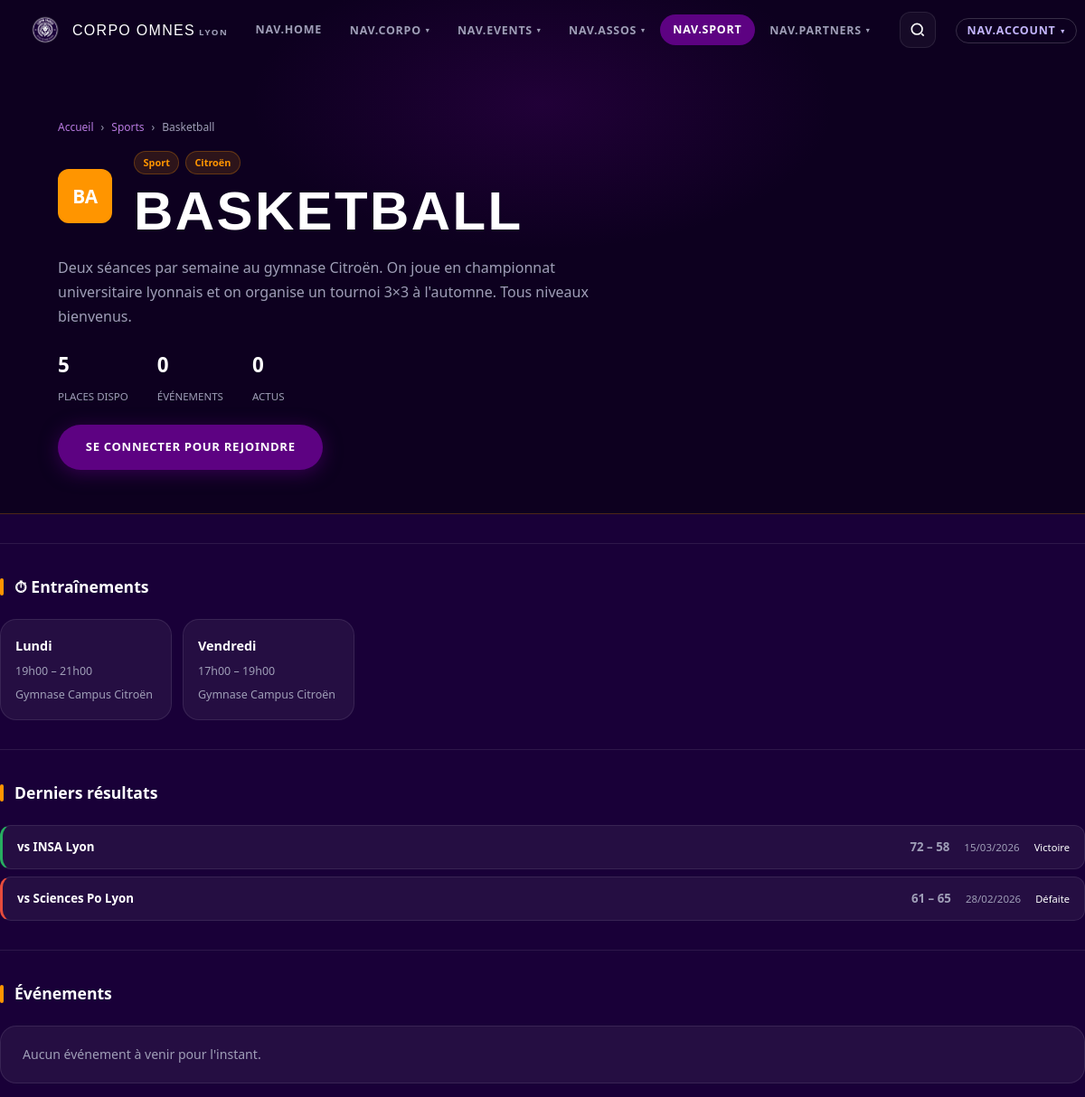
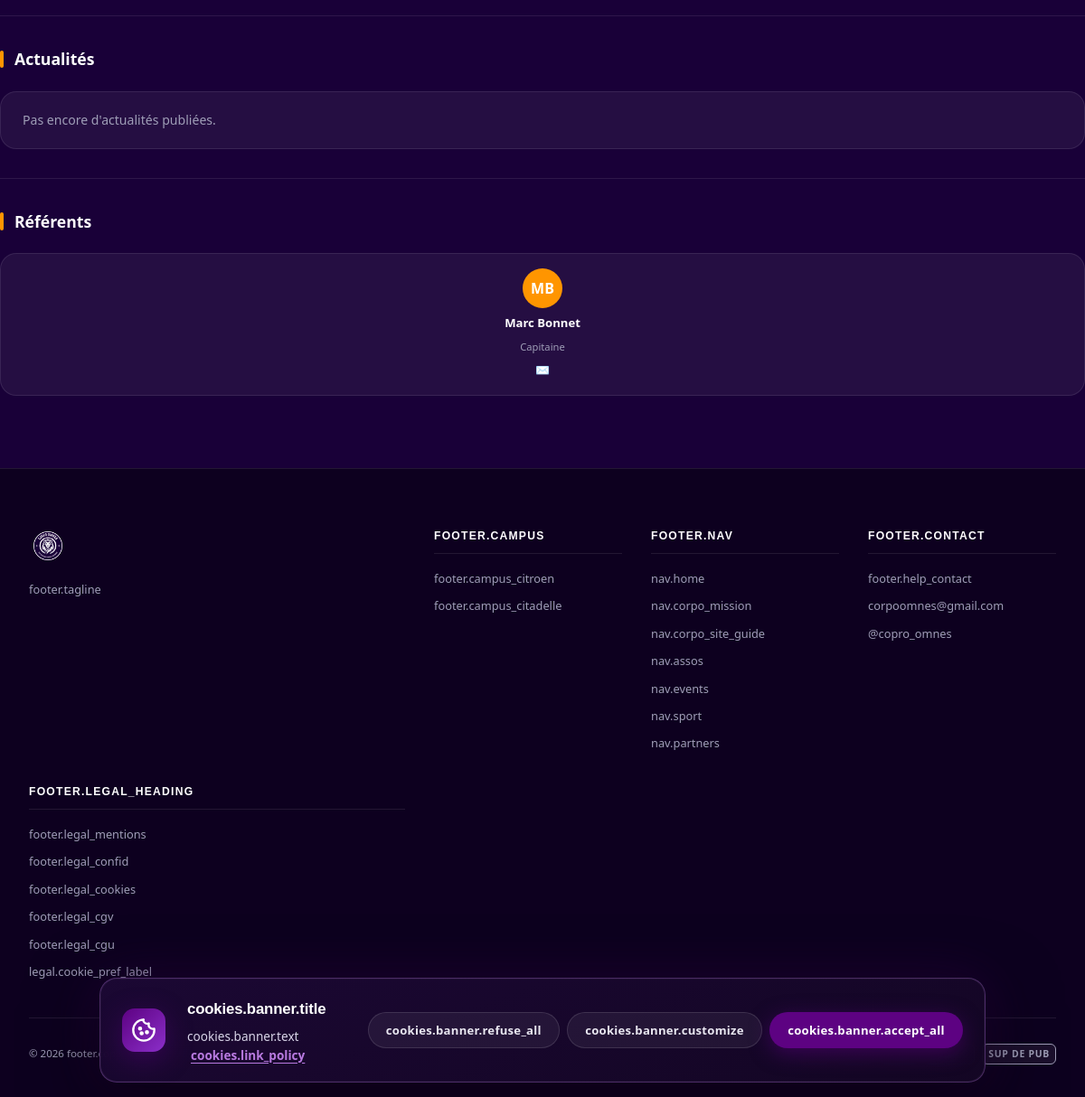
The page /structure.php?sport=basket on the database its author committed (2 pictures, top to bottom).
### tables this page shows
CREATE TABLE IF NOT EXISTS sports (
  id                INT UNSIGNED AUTO_INCREMENT PRIMARY KEY,
  slug              VARCHAR(80)  NOT NULL UNIQUE,
  nom               VARCHAR(100) NOT NULL,
  icon              VARCHAR(10),
  couleur           VARCHAR(10)  DEFAULT '#5D0282',
  categorie         VARCHAR(30)  DEFAULT 'club',
  description       TEXT,
  campus            VARCHAR(80),
  places            INT          DEFAULT 0,
  inscrits          INT          DEFAULT 0,
  lien_acces        VARCHAR(255) DEFAULT NULL COMMENT 'Lien WhatsApp ou inscription externe',
  infra_partenaire  VARCHAR(200) DEFAULT NULL COMMENT 'Nom du partenaire infra (salle, piscine…)',
  logo              VARCHAR(255) DEFAULT NULL COMMENT 'Chemin relatif ou URL du logo (images/sports/…)',
  parent_bds_id     INT UNSIGNED NOT NULL     COMMENT 'BDS responsable (OMNES Sport ou BDS école)',
  FOREIGN KEY (parent_bds_id) REFERENCES associations(id) ON DELETE RESTRICT
);

CREATE TABLE IF NOT EXISTS sport_entrainements (
  id        INT UNSIGNED AUTO_INCREMENT PRIMARY KEY,
  sport_id  INT UNSIGNED NOT NULL,
  jour      VARCHAR(20),
  heure     VARCHAR(40),
  lieu      VARCHAR(200),
  FOREIGN KEY (sport_id) REFERENCES sports(id) ON DELETE CASCADE
);

CREATE TABLE IF NOT EXISTS sport_resultats (
  id         INT UNSIGNED AUTO_INCREMENT PRIMARY KEY,
  sport_id   INT UNSIGNED NOT NULL,
  adversaire VARCHAR(150),
  score      VARCHAR(40),
  date       DATE,
  victoire   TINYINT(1) DEFAULT NULL,
  FOREIGN KEY (sport_id) REFERENCES sports(id) ON DELETE CASCADE
);

CREATE TABLE IF NOT EXISTS sport_referents (
  id        INT UNSIGNED AUTO_INCREMENT PRIMARY KEY,
  sport_id  INT UNSIGNED NOT NULL,
  initiales VARCHAR(5),
  nom       VARCHAR(100),
  role      VARCHAR(80),
  email     VARCHAR(150),
  FOREIGN KEY (sport_id) REFERENCES sports(id) ON DELETE CASCADE
);

### includes/auth.php (called while the page is built, shortened)
<?php
function isLoggedIn(): bool {
    return !empty($_SESSION['user_id']);
}

### structure.php (the view, shortened to what this page needs)
<?php
require_once __DIR__ . '/includes/auth.php';
require_once __DIR__ . '/includes/billetterie.php';
$isSport  = isset($_GET['sport']);
$slug     = $_GET['slug'] ?? ($_GET['sport'] ?? '');
$struct   = null;
$type     = 'asso';
if ($isSport) {
    $stmt = $pdo->prepare("SELECT * FROM sports WHERE slug = ?");
    $stmt->execute([$slug]);
    $struct = $stmt->fetch();
    $type   = 'sport';
}
$structId   = (int)$struct['id'];
$structNom  = $struct['nom'];
$color      = $struct['couleur'] ?? $struct['color'] ?? '#5D0282';
$userId        = isLoggedIn() ? (int)$_SESSION['user_id'] : 0;
$isMembre      = $userId ? isMembreOf($type, $structId) : false;
$isAdmin       = $userId ? isAdminOf($type, $structId)  : false;
$actuStType = $type === 'sport' ? 'sport' : 'asso';
$membrePourActus = $isMembre || $isAdmin;
$actus           = $pdo->prepare(
    "SELECT * FROM actualites WHERE structure_type = ? AND structure_id = ? AND statut = 'publie'
       AND (IFNULL(visibilite,'public') = 'public' OR (IFNULL(visibilite,'public') = 'membres' AND ? = 1))
     ORDER BY created_at DESC LIMIT 5"
);
$actus->execute([$actuStType, $structId, $membrePourActus ? 1 : 0]);
$actus = $actus->fetchAll();
$events = $pdo->prepare("SELECT * FROM evenements WHERE structure_type = ? AND structure_id = ? AND statut = 'publie' ORDER BY date ASC");
$events->execute([$type === 'sport' ? 'sport' : 'asso', $structId]);
$events = $events->fetchAll();
$referents = $entrainements = $resultats = [];
if ($isSport) {
    $referents = $pdo->prepare("SELECT * FROM sport_referents WHERE sport_id = ?")->execute([$structId]) ? [] : [];
    $r = $pdo->prepare("SELECT * FROM sport_referents WHERE sport_id = ?");
    $r->execute([$structId]); $referents = $r->fetchAll();
    $r2 = $pdo->prepare("SELECT * FROM sport_entrainements WHERE sport_id = ? ORDER BY id");
    $r2->execute([$structId]); $entrainements = $r2->fetchAll();
    $r3 = $pdo->prepare("SELECT * FROM sport_resultats WHERE sport_id = ? ORDER BY date DESC LIMIT 5");
    $r3->execute([$structId]); $resultats = $r3->fetchAll();
}
require_once __DIR__ . '/includes/header.php';
?>
<main>
  <section class="page-hero">
    <div class="container">
      <nav class="breadcrumb">
        <a href="index.php">Accueil</a><span>›</span>
        <a href="<?= $isSport ? 'sport.php' : 'associations.php' ?>"><?= $isSport ? 'Sports' : 'Associations' ?></a>
        <span>›</span><span><?= htmlspecialchars($structNom) ?></span>
      </nav>
      <div style="display:flex;align-items:center;gap:1.5rem;margin-bottom:1rem;flex-wrap:wrap">
        <?php if (!empty($struct['logo'])): ?>
          <img src="<?= htmlspecialchars($struct['logo']) ?>" alt="" style="width:60px;height:60px;border-radius:12px;object-fit:contain;background:rgba(255,255,255,.08);padding:4px">
        <?php else: ?>
          <div style="width:60px;height:60px;border-radius:12px;background:<?= htmlspecialchars($color) ?>;display:flex;align-items:center;justify-content:center;font-size:1.3rem;font-weight:800;color:#fff;flex-shrink:0;letter-spacing:-.02em">
            <?= mb_strtoupper(mb_substr($structNom, 0, 2)) ?>
          </div>
        <?php endif; ?>
        <div>
          <div style="display:flex;flex-wrap:wrap;gap:.4rem;margin-bottom:.5rem">
            <span class="struct-badge" style="font-size:.68rem;padding:.15rem .6rem;border-radius:999px">
              <?= htmlspecialchars($struct['type'] ?? ($isSport ? 'Sport' : 'Association')) ?>
            </span>
            <?php if (!empty($struct['campus'])): ?>
              <span class="struct-badge" style="font-size:.68rem;padding:.15rem .6rem;border-radius:999px"><?= htmlspecialchars($struct['campus']) ?></span>
            <?php endif; ?>
          </div>
          <h1 style="margin:0;line-height:1.1"><?= htmlspecialchars($structNom) ?></h1>
        </div>
      </div>
      <p class="page-hero__sub"><?= htmlspecialchars(mb_substr($struct['description'] ?? '', 0, 200)) ?></p>
      <div style="display:flex;flex-wrap:wrap;gap:2rem;margin:1.2rem 0">
        <?php if ($isSport): ?>
          <?php if ((int)($struct['places'] ?? 0) > 0): ?>
            <div><strong style="font-size:1.4rem"><?= max(0, (int)$struct['places'] - (int)($struct['inscrits'] ?? 0)) ?></strong><br><span style="font-size:.72rem;color:var(--text-muted);text-transform:uppercase">places dispo</span></div>
          <?php endif; ?>
        <?php endif; ?>
        <div><strong style="font-size:1.4rem"><?= count($events) ?></strong><br><span style="font-size:.72rem;color:var(--text-muted);text-transform:uppercase">événements</span></div>
        <div><strong style="font-size:1.4rem"><?= count($actus) ?></strong><br><span style="font-size:.72rem;color:var(--text-muted);text-transform:uppercase">actus</span></div>
      </div>
      <div style="display:flex;flex-wrap:wrap;gap:.75rem;align-items:flex-start">
        <?php if (!$userId): ?>
          <a href="admin/login.php" class="btn btn--primary">Se connecter pour rejoindre</a>
        <?php endif; ?>
      </div>
    </div>
  </section>
  <div class="struct-body container">
    <?php if ($isSport && !empty($entrainements)): ?>
    <section class="struct-section">
      <h2>⏱ Entraînements</h2>
      <div class="struct-training-grid">
        <?php foreach ($entrainements as $e): ?>
          <div class="struct-training-card">
            <strong><?= htmlspecialchars($e['jour']) ?></strong>
            <span><?= htmlspecialchars($e['heure']) ?></span>
            <span class="struct-training-lieu"><?= htmlspecialchars($e['lieu']) ?></span>
          </div>
        <?php endforeach; ?>
      </div>
    </section>
    <?php endif; ?>
    <?php if ($isSport && !empty($resultats)): ?>
    <section class="struct-section">
      <h2>Derniers résultats</h2>
      <div class="struct-results-list">
        <?php foreach ($resultats as $res): ?>
          <?php $win = $res['victoire']; ?>
          <div class="struct-result <?= $win === null ? 'draw' : ($win ? 'win' : 'loss') ?>">
            <span class="struct-result__vs">vs <?= htmlspecialchars($res['adversaire']) ?></span>
            <span class="struct-result__score"><?= htmlspecialchars($res['score']) ?></span>
            <span class="struct-result__date"><?= date('d/m/Y', strtotime($res['date'])) ?></span>
            <span class="struct-result__badge">
              <?= $win === null ? 'Nul' : ($win ? 'Victoire' : 'Défaite') ?>
            </span>
          </div>
        <?php endforeach; ?>
      </div>
    </section>
    <?php endif; ?>
    <section class="struct-section">
      <h2>Événements</h2>
      <?php if (empty($events)): ?>
        <p class="struct-empty">Aucun événement à venir pour l'instant.</p>
      <?php endif; ?>
    </section>
    <section class="struct-section">
      <h2>Actualités</h2>
      <?php if (empty($actus)): ?>
        <p class="struct-empty">Pas encore d'actualités publiées.</p>
      <?php endif; ?>
    </section>
    <?php if ($isSport && !empty($referents)): ?>
    <section class="struct-section">
      <h2>Référents</h2>
      <div class="struct-members-grid">
        <?php foreach ($referents as $ref): ?>
          <div class="struct-member-card">
            <div class="struct-member-avatar" style="background:<?= htmlspecialchars($color) ?>"><?= htmlspecialchars($ref['initiales'] ?? '??') ?></div>
            <strong><?= htmlspecialchars($ref['nom']) ?></strong>
            <span><?= htmlspecialchars($ref['role']) ?></span>
            <?php if ($ref['email']): ?>
              <a href="mailto:<?= htmlspecialchars($ref['email']) ?>">✉️</a>
            <?php endif; ?>
          </div>
        <?php endforeach; ?>
      </div>
    </section>
    <?php endif; ?>
  </div>
</main>
<?php require_once __DIR__ . '/includes/footer.php'; ?>

### css/mobile-first.css (style rules this page uses)
:root { --safe-top: env(safe-area-inset-top, 0px); --safe-right: env(safe-area-inset-right, 0px); --safe-bottom: env(safe-area-inset-bottom, 0px); --safe-left: env(safe-area-inset-left, 0px); --touch-min: 44px; --nav-offset: calc(var(--nav-h, 66px) + var(--safe-top)); }
html { -webkit-text-size-adjust: 100%; text-size-adjust: 100%; }
body { min-height: 100vh; min-height: 100dvh; }
main, .section, .page-hero, .container { max-width: 100%; }

### rows shown on the page
sports: nom "Basketball", nom "BA", campus "Citroën", nom "BASKETBALL", description "Deux séances par semaine au gymnase Citroën. On joue en championnat universitaire lyonnais et on organise un tournoi 3×3 à l'automne. Tous niveaux bienvenus.", max(0, (int)$struct['places'] - (int)($struct['inscrits'] ?? 0)) "5"
sport_entrainements: jour "Lundi", heure "19h00 – 21h00", lieu "Gymnase Campus Citroën"
sport_entrainements: jour "Vendredi", heure "17h00 – 19h00", lieu "Gymnase Campus Citroën"
sport_resultats: adversaire "INSA Lyon", score "72 – 58", date "15/03/2026", victoire "Victoire"
sport_resultats: adversaire "Sciences Po Lyon", score "61 – 65", date "28/02/2026", victoire "Défaite"
sport_referents: initiales "MB", nom "Marc Bonnet", role "Capitaine"

### other values the page prints
$label "NAV.HOME NAV.SPORT"
corpo_t('nav.corpo') "NAV.CORPO"
corpo_t('nav.events') "NAV.EVENTS"
corpo_t('nav.assos') "NAV.ASSOS"
corpo_t('nav.partners') "NAV.PARTNERS"
corpo_t('nav.account') "NAV.ACCOUNT"
$struct['type'] "Sport"
count($events) "0"
count($actus) "0"
corpo_t('footer.tagline') "footer.tagline"
corpo_t('footer.campus') "FOOTER.CAMPUS"
corpo_t('footer.campus_citroen') "footer.campus_citroen"
corpo_t('footer.campus_citadelle') "footer.campus_citadelle"
corpo_t('footer.nav') "FOOTER.NAV"
corpo_t('nav.home') "nav.home"
